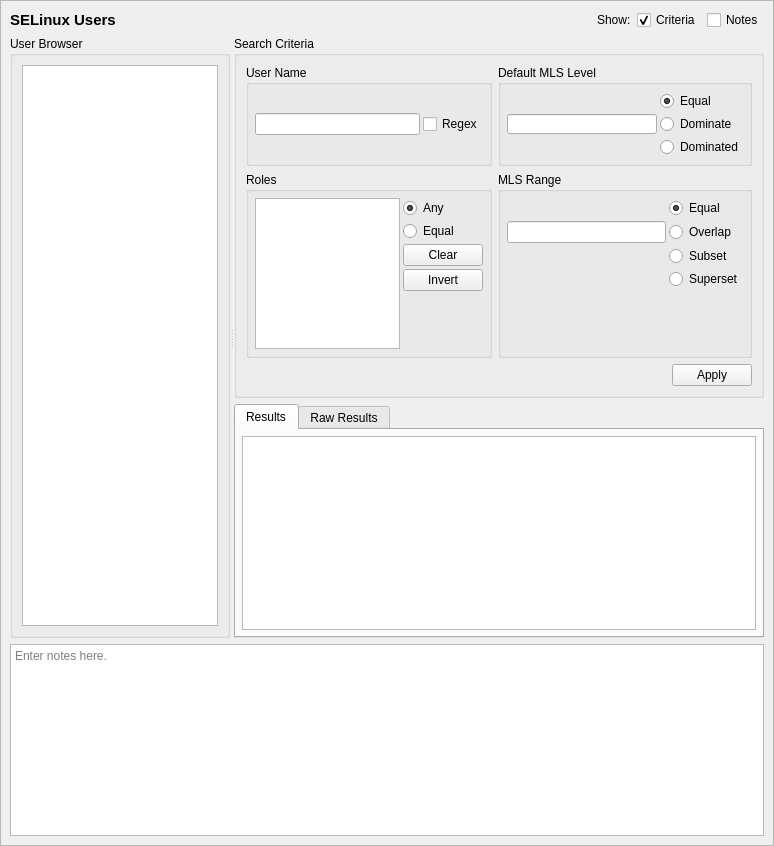
<?xml version="1.0" encoding="UTF-8"?>
<ui version="4.0">
 <class>UserQueryTab</class>
 <widget class="QScrollArea" name="UserQueryTab">
  <property name="geometry">
   <rect>
    <x>0</x>
    <y>0</y>
    <width>774</width>
    <height>846</height>
   </rect>
  </property>
  <property name="sizeAdjustPolicy">
   <enum>QAbstractScrollArea::AdjustToContents</enum>
  </property>
  <property name="widgetResizable">
   <bool>true</bool>
  </property>
  <widget class="QWidget" name="contents">
   <property name="geometry">
    <rect>
     <x>0</x>
     <y>0</y>
     <width>772</width>
     <height>844</height>
    </rect>
   </property>
   <property name="minimumSize">
    <size>
     <width>0</width>
     <height>0</height>
    </size>
   </property>
   <layout class="QGridLayout" name="gridLayout_3">
    <item row="0" column="0">
     <widget class="QLabel" name="label">
      <property name="sizePolicy">
       <sizepolicy hsizetype="Preferred" vsizetype="Fixed">
        <horstretch>0</horstretch>
        <verstretch>0</verstretch>
       </sizepolicy>
      </property>
      <property name="maximumSize">
       <size>
        <width>16777215</width>
        <height>20</height>
       </size>
      </property>
      <property name="font">
       <font>
        <pointsize>11</pointsize>
        <weight>75</weight>
        <bold>true</bold>
       </font>
      </property>
      <property name="text">
       <string>SELinux Users</string>
      </property>
     </widget>
    </item>
    <item row="3" column="0" colspan="5">
     <widget class="QTextEdit" name="notes">
      <property name="minimumSize">
       <size>
        <width>0</width>
        <height>80</height>
       </size>
      </property>
      <property name="toolTip">
       <string>Optionally enter notes here about the query.</string>
      </property>
      <property name="placeholderText">
       <string>Enter notes here.</string>
      </property>
     </widget>
    </item>
    <item row="0" column="1">
     <spacer name="horizontalSpacer">
      <property name="orientation">
       <enum>Qt::Horizontal</enum>
      </property>
      <property name="sizeHint" stdset="0">
       <size>
        <width>440</width>
        <height>20</height>
       </size>
      </property>
     </spacer>
    </item>
    <item row="0" column="2">
     <widget class="QLabel" name="label_2">
      <property name="text">
       <string>Show:</string>
      </property>
     </widget>
    </item>
    <item row="0" column="3">
     <widget class="QCheckBox" name="criteria_expander">
      <property name="toolTip">
       <string>Show or hide the search criteria (no settings are lost)</string>
      </property>
      <property name="text">
       <string>Criteria</string>
      </property>
      <property name="checked">
       <bool>true</bool>
      </property>
     </widget>
    </item>
    <item row="0" column="4">
     <widget class="QCheckBox" name="notes_expander">
      <property name="toolTip">
       <string>Show or hide the notes field (no data is lost)</string>
      </property>
      <property name="text">
       <string>Notes</string>
      </property>
     </widget>
    </item>
    <item row="1" column="0" rowspan="2" colspan="5">
     <widget class="QSplitter" name="splitter">
      <property name="sizePolicy">
       <sizepolicy hsizetype="Expanding" vsizetype="Preferred">
        <horstretch>0</horstretch>
        <verstretch>1</verstretch>
       </sizepolicy>
      </property>
      <property name="orientation">
       <enum>Qt::Horizontal</enum>
      </property>
      <widget class="QGroupBox" name="browser_groupBox">
       <property name="title">
        <string>User Browser</string>
       </property>
       <layout class="QGridLayout" name="gridLayout">
        <item row="0" column="0">
         <widget class="GetDetailsListView" name="users"/>
        </item>
       </layout>
      </widget>
      <widget class="QWidget" name="verticalLayoutWidget">
       <layout class="QVBoxLayout" name="verticalLayout">
        <item>
         <widget class="QGroupBox" name="criteria_frame">
          <property name="sizePolicy">
           <sizepolicy hsizetype="Preferred" vsizetype="Preferred">
            <horstretch>0</horstretch>
            <verstretch>0</verstretch>
           </sizepolicy>
          </property>
          <property name="maximumSize">
           <size>
            <width>16777215</width>
            <height>16777215</height>
           </size>
          </property>
          <property name="title">
           <string>Search Criteria</string>
          </property>
          <layout class="QGridLayout" name="gridLayout_2">
           <item row="0" column="1">
            <widget class="QGroupBox" name="level_criteria">
             <property name="maximumSize">
              <size>
               <width>16777215</width>
               <height>120</height>
              </size>
             </property>
             <property name="title">
              <string>Default MLS Level</string>
             </property>
             <layout class="QGridLayout" name="gridLayout_5">
              <property name="leftMargin">
               <number>6</number>
              </property>
              <property name="topMargin">
               <number>6</number>
              </property>
              <property name="rightMargin">
               <number>6</number>
              </property>
              <property name="bottomMargin">
               <number>6</number>
              </property>
              <property name="spacing">
               <number>3</number>
              </property>
              <item row="1" column="1">
               <widget class="QLineEdit" name="level">
                <property name="sizePolicy">
                 <sizepolicy hsizetype="Expanding" vsizetype="Fixed">
                  <horstretch>0</horstretch>
                  <verstretch>0</verstretch>
                 </sizepolicy>
                </property>
                <property name="minimumSize">
                 <size>
                  <width>150</width>
                  <height>20</height>
                 </size>
                </property>
                <property name="maximumSize">
                 <size>
                  <width>250</width>
                  <height>16777215</height>
                 </size>
                </property>
               </widget>
              </item>
              <item row="0" column="4">
               <widget class="QRadioButton" name="level_exact">
                <property name="toolTip">
                 <string>The level criterion will match if it is equal to the user's default level.</string>
                </property>
                <property name="text">
                 <string>Equal</string>
                </property>
                <property name="checked">
                 <bool>true</bool>
                </property>
               </widget>
              </item>
              <item row="1" column="4">
               <widget class="QRadioButton" name="level_dom">
                <property name="toolTip">
                 <string>The level criterion will match if it dominates the user's default level.</string>
                </property>
                <property name="text">
                 <string>Dominate</string>
                </property>
               </widget>
              </item>
              <item row="2" column="4">
               <widget class="QRadioButton" name="level_domby">
                <property name="toolTip">
                 <string>The level criterion will match if it is dominated by the user's default level.</string>
                </property>
                <property name="text">
                 <string>Dominated</string>
                </property>
               </widget>
              </item>
             </layout>
            </widget>
           </item>
           <item row="1" column="0">
            <widget class="QGroupBox" name="role_criteria">
             <property name="title">
              <string>Roles</string>
             </property>
             <layout class="QGridLayout" name="gridLayout_7">
              <property name="leftMargin">
               <number>6</number>
              </property>
              <property name="topMargin">
               <number>6</number>
              </property>
              <property name="rightMargin">
               <number>6</number>
              </property>
              <property name="bottomMargin">
               <number>6</number>
              </property>
              <property name="spacing">
               <number>3</number>
              </property>
              <item row="2" column="1">
               <widget class="QPushButton" name="clear_roles">
                <property name="text">
                 <string>Clear</string>
                </property>
               </widget>
              </item>
              <item row="2" column="2">
               <spacer name="horizontalSpacer_4">
                <property name="orientation">
                 <enum>Qt::Horizontal</enum>
                </property>
                <property name="sizeHint" stdset="0">
                 <size>
                  <width>40</width>
                  <height>20</height>
                 </size>
                </property>
               </spacer>
              </item>
              <item row="3" column="1">
               <widget class="QPushButton" name="invert_roles">
                <property name="text">
                 <string>Invert</string>
                </property>
               </widget>
              </item>
              <item row="1" column="1">
               <widget class="QRadioButton" name="roles_equal">
                <property name="toolTip">
                 <string>A matching user will have a role set equal to the selected roles.</string>
                </property>
                <property name="text">
                 <string>Equal</string>
                </property>
               </widget>
              </item>
              <item row="0" column="1">
               <widget class="QRadioButton" name="roles_any">
                <property name="toolTip">
                 <string>A matching user will have any of the selected roles.</string>
                </property>
                <property name="text">
                 <string>Any</string>
                </property>
                <property name="checked">
                 <bool>true</bool>
                </property>
               </widget>
              </item>
              <item row="0" column="0" rowspan="5">
               <widget class="QListView" name="roles">
                <property name="sizePolicy">
                 <sizepolicy hsizetype="Expanding" vsizetype="Expanding">
                  <horstretch>0</horstretch>
                  <verstretch>0</verstretch>
                 </sizepolicy>
                </property>
                <property name="maximumSize">
                 <size>
                  <width>250</width>
                  <height>16777215</height>
                 </size>
                </property>
                <property name="toolTip">
                 <string>Match the role set of the user.</string>
                </property>
                <property name="selectionMode">
                 <enum>QAbstractItemView::ExtendedSelection</enum>
                </property>
               </widget>
              </item>
              <item row="4" column="1">
               <spacer name="verticalSpacer_2">
                <property name="orientation">
                 <enum>Qt::Vertical</enum>
                </property>
                <property name="sizeHint" stdset="0">
                 <size>
                  <width>20</width>
                  <height>40</height>
                 </size>
                </property>
               </spacer>
              </item>
             </layout>
            </widget>
           </item>
           <item row="0" column="0">
            <widget class="QGroupBox" name="name_criteria">
             <property name="maximumSize">
              <size>
               <width>16777215</width>
               <height>120</height>
              </size>
             </property>
             <property name="title">
              <string>User Name</string>
             </property>
             <layout class="QGridLayout" name="gridLayout_8">
              <property name="leftMargin">
               <number>6</number>
              </property>
              <property name="topMargin">
               <number>6</number>
              </property>
              <property name="rightMargin">
               <number>6</number>
              </property>
              <property name="bottomMargin">
               <number>6</number>
              </property>
              <property name="spacing">
               <number>3</number>
              </property>
              <item row="0" column="1">
               <widget class="QLineEdit" name="name">
                <property name="sizePolicy">
                 <sizepolicy hsizetype="Expanding" vsizetype="Fixed">
                  <horstretch>0</horstretch>
                  <verstretch>0</verstretch>
                 </sizepolicy>
                </property>
                <property name="minimumSize">
                 <size>
                  <width>150</width>
                  <height>20</height>
                 </size>
                </property>
                <property name="maximumSize">
                 <size>
                  <width>250</width>
                  <height>16777215</height>
                 </size>
                </property>
               </widget>
              </item>
              <item row="0" column="2">
               <widget class="QCheckBox" name="name_regex">
                <property name="toolTip">
                 <string>Use regular expressions to match the user's name.</string>
                </property>
                <property name="text">
                 <string>Regex</string>
                </property>
               </widget>
              </item>
             </layout>
            </widget>
           </item>
           <item row="1" column="1">
            <widget class="QGroupBox" name="range_criteria">
             <property name="maximumSize">
              <size>
               <width>16777215</width>
               <height>16777215</height>
              </size>
             </property>
             <property name="title">
              <string>MLS Range</string>
             </property>
             <layout class="QGridLayout" name="gridLayout_6">
              <property name="leftMargin">
               <number>6</number>
              </property>
              <property name="topMargin">
               <number>6</number>
              </property>
              <property name="rightMargin">
               <number>6</number>
              </property>
              <property name="bottomMargin">
               <number>6</number>
              </property>
              <property name="spacing">
               <number>3</number>
              </property>
              <item row="1" column="1">
               <widget class="QLineEdit" name="range_">
                <property name="sizePolicy">
                 <sizepolicy hsizetype="Expanding" vsizetype="Fixed">
                  <horstretch>0</horstretch>
                  <verstretch>0</verstretch>
                 </sizepolicy>
                </property>
                <property name="minimumSize">
                 <size>
                  <width>150</width>
                  <height>20</height>
                 </size>
                </property>
                <property name="maximumSize">
                 <size>
                  <width>250</width>
                  <height>16777215</height>
                 </size>
                </property>
               </widget>
              </item>
              <item row="0" column="4">
               <widget class="QRadioButton" name="range_exact">
                <property name="toolTip">
                 <string>The range criterion will match if it is equal to the user's range.</string>
                </property>
                <property name="text">
                 <string>Equal</string>
                </property>
                <property name="checked">
                 <bool>true</bool>
                </property>
               </widget>
              </item>
              <item row="2" column="4">
               <widget class="QRadioButton" name="range_subset">
                <property name="toolTip">
                 <string>The range criterion will match if it is a subset of the user's range.</string>
                </property>
                <property name="text">
                 <string>Subset</string>
                </property>
               </widget>
              </item>
              <item row="1" column="4">
               <widget class="QRadioButton" name="range_overlap">
                <property name="toolTip">
                 <string>The range criterion will match if it overlaps the user's range.</string>
                </property>
                <property name="text">
                 <string>Overlap</string>
                </property>
               </widget>
              </item>
              <item row="3" column="4">
               <widget class="QRadioButton" name="range_superset">
                <property name="toolTip">
                 <string>The range criterion will match if it is a superset of the user's range.</string>
                </property>
                <property name="text">
                 <string>Superset</string>
                </property>
               </widget>
              </item>
              <item row="4" column="4">
               <spacer name="verticalSpacer">
                <property name="orientation">
                 <enum>Qt::Vertical</enum>
                </property>
                <property name="sizeHint" stdset="0">
                 <size>
                  <width>20</width>
                  <height>40</height>
                 </size>
                </property>
               </spacer>
              </item>
             </layout>
            </widget>
           </item>
           <item row="2" column="0" colspan="2">
            <widget class="QDialogButtonBox" name="buttonBox">
             <property name="standardButtons">
              <set>QDialogButtonBox::Apply</set>
             </property>
            </widget>
           </item>
          </layout>
         </widget>
        </item>
        <item>
         <widget class="QTabWidget" name="results_frame">
          <property name="sizePolicy">
           <sizepolicy hsizetype="Preferred" vsizetype="MinimumExpanding">
            <horstretch>0</horstretch>
            <verstretch>1</verstretch>
           </sizepolicy>
          </property>
          <property name="currentIndex">
           <number>0</number>
          </property>
          <widget class="QWidget" name="table_page">
           <property name="sizePolicy">
            <sizepolicy hsizetype="Preferred" vsizetype="MinimumExpanding">
             <horstretch>0</horstretch>
             <verstretch>0</verstretch>
            </sizepolicy>
           </property>
           <attribute name="title">
            <string>Results</string>
           </attribute>
           <layout class="QVBoxLayout" name="verticalLayout_3">
            <property name="leftMargin">
             <number>6</number>
            </property>
            <property name="topMargin">
             <number>6</number>
            </property>
            <property name="rightMargin">
             <number>6</number>
            </property>
            <property name="bottomMargin">
             <number>6</number>
            </property>
            <item>
             <widget class="SEToolsTableView" name="table_results">
              <property name="sizePolicy">
               <sizepolicy hsizetype="Expanding" vsizetype="MinimumExpanding">
                <horstretch>0</horstretch>
                <verstretch>0</verstretch>
               </sizepolicy>
              </property>
              <property name="sizeAdjustPolicy">
               <enum>QAbstractScrollArea::AdjustIgnored</enum>
              </property>
              <property name="alternatingRowColors">
               <bool>true</bool>
              </property>
              <property name="sortingEnabled">
               <bool>true</bool>
              </property>
             </widget>
            </item>
           </layout>
          </widget>
          <widget class="QWidget" name="raw_page">
           <property name="sizePolicy">
            <sizepolicy hsizetype="Preferred" vsizetype="MinimumExpanding">
             <horstretch>0</horstretch>
             <verstretch>0</verstretch>
            </sizepolicy>
           </property>
           <attribute name="title">
            <string>Raw Results</string>
           </attribute>
           <layout class="QVBoxLayout" name="verticalLayout_2">
            <property name="leftMargin">
             <number>6</number>
            </property>
            <property name="topMargin">
             <number>6</number>
            </property>
            <property name="rightMargin">
             <number>6</number>
            </property>
            <property name="bottomMargin">
             <number>6</number>
            </property>
            <item>
             <widget class="QPlainTextEdit" name="raw_results">
              <property name="sizePolicy">
               <sizepolicy hsizetype="Expanding" vsizetype="MinimumExpanding">
                <horstretch>0</horstretch>
                <verstretch>0</verstretch>
               </sizepolicy>
              </property>
              <property name="minimumSize">
               <size>
                <width>0</width>
                <height>0</height>
               </size>
              </property>
              <property name="font">
               <font>
                <family>Monospace</family>
               </font>
              </property>
              <property name="documentTitle">
               <string/>
              </property>
              <property name="lineWrapMode">
               <enum>QPlainTextEdit::NoWrap</enum>
              </property>
              <property name="readOnly">
               <bool>true</bool>
              </property>
             </widget>
            </item>
           </layout>
          </widget>
         </widget>
        </item>
       </layout>
      </widget>
     </widget>
    </item>
   </layout>
   <zorder>splitter</zorder>
   <zorder>notes</zorder>
   <zorder>label</zorder>
   <zorder>label_2</zorder>
   <zorder>horizontalSpacer</zorder>
   <zorder>criteria_expander</zorder>
   <zorder>notes_expander</zorder>
  </widget>
 </widget>
 <customwidgets>
  <customwidget>
   <class>SEToolsTableView</class>
   <extends>QTableView</extends>
   <header>setoolsgui/tableview.h</header>
  </customwidget>
  <customwidget>
   <class>GetDetailsListView</class>
   <extends>QListView</extends>
   <header>setoolsgui/getdetailslist.h</header>
  </customwidget>
 </customwidgets>
 <tabstops>
  <tabstop>criteria_expander</tabstop>
  <tabstop>notes_expander</tabstop>
  <tabstop>users</tabstop>
  <tabstop>name</tabstop>
  <tabstop>name_regex</tabstop>
  <tabstop>roles</tabstop>
  <tabstop>roles_any</tabstop>
  <tabstop>roles_equal</tabstop>
  <tabstop>clear_roles</tabstop>
  <tabstop>invert_roles</tabstop>
  <tabstop>level</tabstop>
  <tabstop>level_exact</tabstop>
  <tabstop>level_dom</tabstop>
  <tabstop>level_domby</tabstop>
  <tabstop>range_</tabstop>
  <tabstop>range_exact</tabstop>
  <tabstop>range_overlap</tabstop>
  <tabstop>range_subset</tabstop>
  <tabstop>range_superset</tabstop>
  <tabstop>results_frame</tabstop>
  <tabstop>table_results</tabstop>
  <tabstop>raw_results</tabstop>
  <tabstop>notes</tabstop>
 </tabstops>
 <resources/>
 <connections>
  <connection>
   <sender>clear_roles</sender>
   <signal>clicked()</signal>
   <receiver>roles</receiver>
   <slot>clearSelection()</slot>
   <hints>
    <hint type="sourcelabel">
     <x>429</x>
     <y>99</y>
    </hint>
    <hint type="destinationlabel">
     <x>319</x>
     <y>184</y>
    </hint>
   </hints>
  </connection>
  <connection>
   <sender>notes_expander</sender>
   <signal>toggled(bool)</signal>
   <receiver>notes</receiver>
   <slot>setVisible(bool)</slot>
   <hints>
    <hint type="sourcelabel">
     <x>732</x>
     <y>20</y>
    </hint>
    <hint type="destinationlabel">
     <x>386</x>
     <y>754</y>
    </hint>
   </hints>
  </connection>
  <connection>
   <sender>criteria_expander</sender>
   <signal>toggled(bool)</signal>
   <receiver>criteria_frame</receiver>
   <slot>setVisible(bool)</slot>
   <hints>
    <hint type="sourcelabel">
     <x>583</x>
     <y>20</y>
    </hint>
    <hint type="destinationlabel">
     <x>496</x>
     <y>226</y>
    </hint>
   </hints>
  </connection>
 </connections>
</ui>
